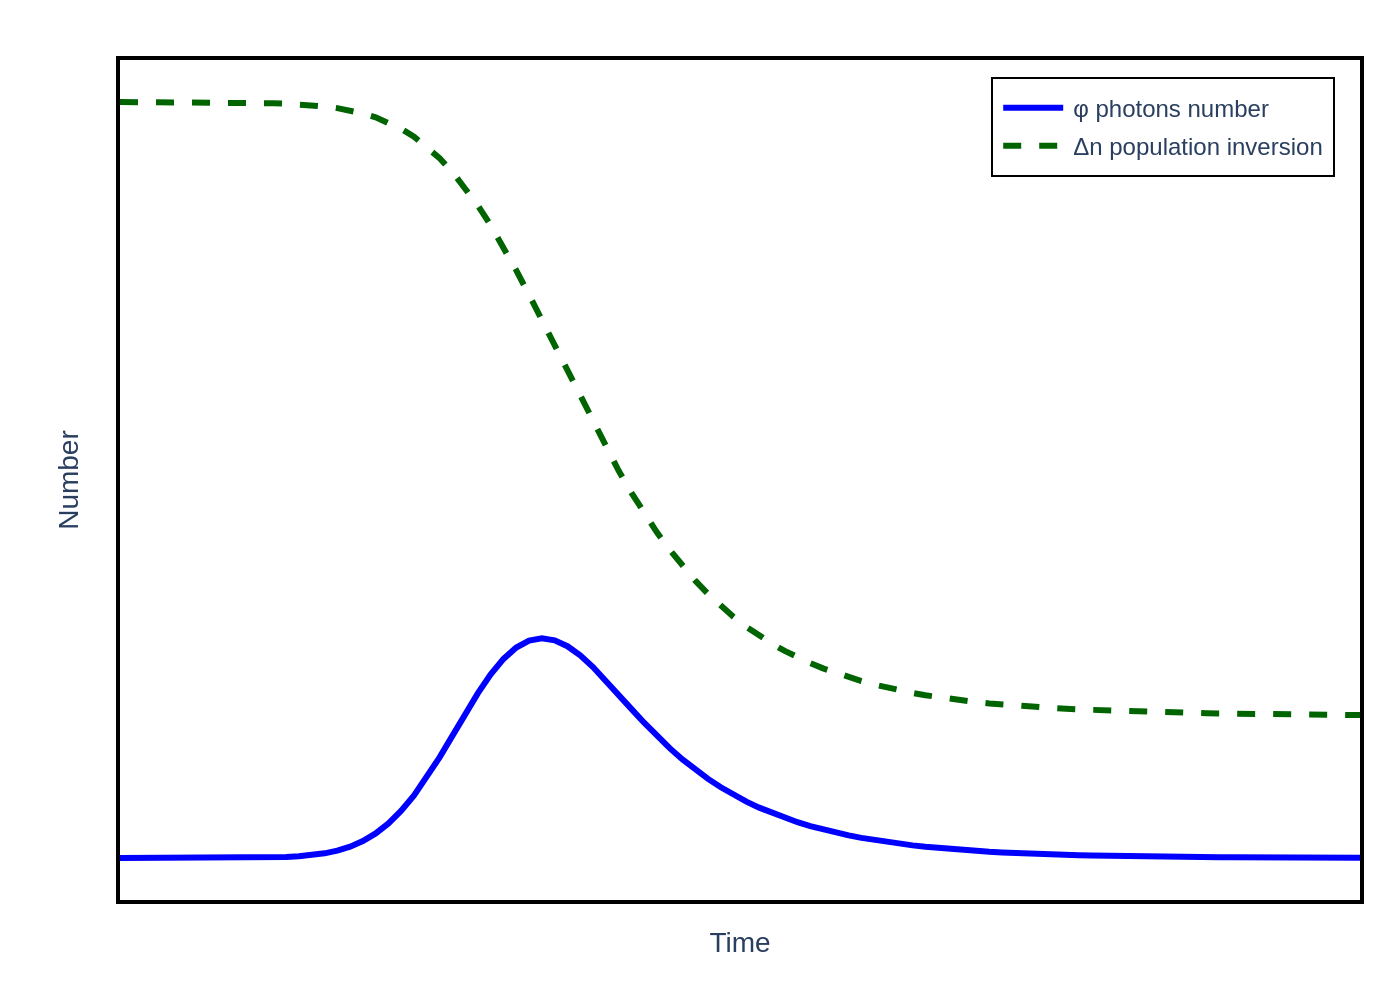

The script that drew this image:
import sys
import json
import plotly.graph_objects as go
import os

if len(sys.argv) != 2:
    print("Usage: python script.py <path_to_json_file>")
    sys.exit(1)

json_path = sys.argv[1]

try:
    with open(json_path, 'r', encoding='utf-8') as f:
        chart_spec = json.load(f)
except FileNotFoundError:
    print(f"Error: JSON file not found at {json_path}")
    sys.exit(1)
except json.JSONDecodeError:
    print(f"Error: Could not decode JSON from {json_path}")
    sys.exit(1)

fig = go.Figure()

chart_data = chart_spec.get('chart_data', [])
colors = chart_spec.get('colors', [])
texts = chart_spec.get('texts', {})

for i, series in enumerate(chart_data):
    line_style = series.get('line', {})
    fig.add_trace(go.Scatter(
        x=series.get('x'),
        y=series.get('y'),
        name=series.get('name'),
        mode='lines',
        line=dict(
            color=colors[i % len(colors)],
            dash=line_style.get('dash', 'solid'),
            width=line_style.get('width', 2)
        )
    ))

fig.update_layout(
    title_text=texts.get('title'),
    xaxis_title=texts.get('x_axis_title'),
    yaxis_title=texts.get('y_axis_title'),
    font=dict(
        family="Arial",
        size=12
    ),
    plot_bgcolor='white',
    paper_bgcolor='white',
    showlegend=True,
    legend=dict(
        x=0.98,
        y=0.98,
        xanchor='right',
        yanchor='top',
        bordercolor='black',
        borderwidth=1
    ),
    xaxis=dict(
        showline=True,
        linewidth=2,
        linecolor='black',
        mirror=True,
        showgrid=False,
        showticklabels=False,
        zeroline=False
    ),
    yaxis=dict(
        showline=True,
        linewidth=2,
        linecolor='black',
        mirror=True,
        showgrid=False,
        showticklabels=False,
        zeroline=False
    ),
    margin=dict(l=60, r=20, t=30, b=50)
)

filename_base = os.path.splitext(os.path.basename(json_path))[0]
output_filename = f"{filename_base}.png"

fig.write_image(output_filename, scale=2)

print(f"Chart saved to {output_filename}")
